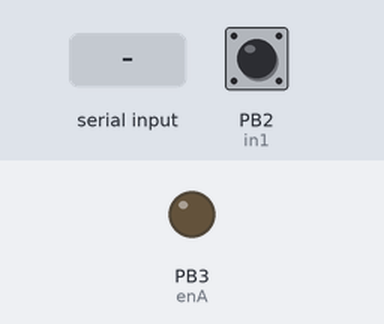
A sketch run on a simulated ATtiny85, built with avr-gcc and run on an emulated ATtiny85. On the bench: output pins drawn as LEDs (lit = HIGH). The inputs (shaded band) are chosen by the test bench; at power-on: PB2 (in1) HIGH. What the sketch prints to the serial monitor is not drawn.

Above: at 1.2 s.
1.3 s: "8\n" received over Serial
At 2.2 s:
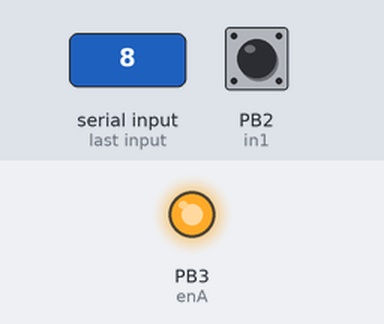
2.8 s: "90 45\n" received over Serial
At 3.8 s:
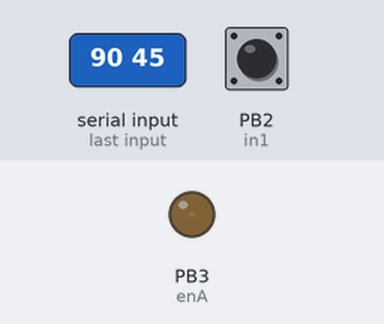
4.3 s: "4\n" received over Serial
At 5.5 s:
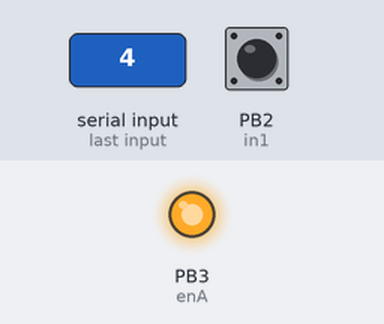
5.8 s: "30 150\n" received over Serial
At 6.4 s:
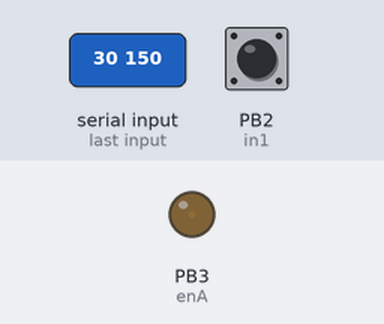
7.3 s: "6\n" received over Serial
At 8.0 s:
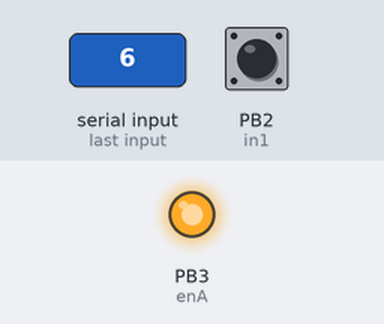
Timing chart, 0 to 10.3 s (numbered marks = the images above; inputs shaded):
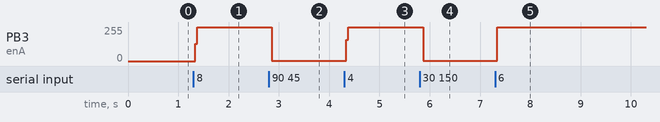

Measured:
- after the input at 1.3 s, PB3 (enA): 0/255 → 255/255 at once
- after the input at 2.8 s, PB3 (enA): 255/255 → 1/255 after 0.06 s
- after the input at 4.3 s, PB3 (enA): 1/255 → 255/255 at once
- after the input at 5.8 s, PB3 (enA): 255/255 → 1/255 after 0.07 s
- after the input at 7.3 s, PB3 (enA): 1/255 → 255/255 after 0.05 s

The sketch:

TEST_DK_VAN_TOC_PID_2BANH_DUNG_KEY02.ino
```cpp
//#include <TimerOne.h>
#include "TimerOne.h"

// KHAI BÁO ĐỘNG CƠ 1
#define in1 2             // Chân encoderA
#define in2 4             // Chân encoderB
#define enA 3             // Chân PWM
#define dir1 6            // chân direction 1
#define dir2 7            // chân direction 2

// KHAI BAO ĐONG CO 2
#define in3 19
#define in4 17
#define enB 18
#define dir3 8
#define dir4 9


double T, xung;
double tocdo, Tocdodat;
double E, E1, E2;
double alpha, beta, gamma, Kp, Ki, Kd;
double Output, LastOutput;

double xung2;
double tocdo2, Tocdodat2;
double E20, E21, E22;
double alpha2, beta2, gamma2, Kp2, Ki2, Kd2;
double Output2, LastOutput2;

// KHAI BAO BIEN DIEU KHIEN HUONG TIEN-LUI-TRAI-PHAI == 8-2-4-6
int tt_banh = 0;
int tt_banh2 = 0;

void setup()
{
  pinMode(in1, INPUT_PULLUP);      // Chan ngat
  pinMode(in2, INPUT_PULLUP);      // Chan doc Encoder
  pinMode(enA, OUTPUT);            // Chan PWM
  pinMode(dir1, OUTPUT);            // Chan DIR1
  pinMode(dir2, OUTPUT);            // Chan DIR2

  pinMode(in3, INPUT_PULLUP);      // Chan ngat
  pinMode(in4, INPUT_PULLUP);      // Chan doc Encoder
  pinMode(enB, OUTPUT);            // Chan PWM
  pinMode(dir3, OUTPUT);            // Chan DIR1
  pinMode(dir4, OUTPUT);            // Chan DIR2

  Tocdodat = 50; tocdo = 0;      // max cua GA25-370 130rpm o muc dien ap 11V la 120v/p
  E = 0; E1 = 0; E2 = 0;
  Output = 0; LastOutput = 0;
  // Thong so PID
  T = 0.005;                        // Thoi gian lay mau
  Kp = 9; Kd = 0.01; Ki = 0;

  Tocdodat2 = 50; tocdo2 = 0;      // max cua GA25-370 130rpm o muc dien ap 11V la 120v/p
  E20 = 0; E21 = 0; E22 = 0;
  Output2 = 0; LastOutput2 = 0;

  Kp2 = 9; Kd2 = 0.01; Ki2 = 0;
  Serial.begin(115200);
  attachInterrupt(0, Demxung, FALLING);    // Tra GG de hieu ve ham nay 'attachInterrupt'
  attachInterrupt(4, Demxung2, FALLING);

  Timer1.initialize(5000);                // Khoi tao ham timer ngat sau 5ms
  Timer1.attachInterrupt(PID_controller);
}
void loop()
{
  int i;
  for (i=0; i<10; i++)
    delay(1);
  // IN RA MAN HINH GIA TRI TOC DO CUA 2 DONG CO
  Serial.print("tocdo:  ");
  Serial.print(tocdo);
  Serial.print("   tocdo2:  ");
  Serial.println(tocdo2);
  /////////////////////////////////////PHAN XU LY DOC TIN HIEU DIEU KHIEN TU MONITOR
  int* const ptr_tt_banh = &tt_banh;
  int* const ptr_tt_banh2 = &tt_banh2;
  if (Serial.available() > 0) {
    // DOC TU BAN PHIM GIA TRI CHUOI "4 4", "2 2"
    String input = Serial.readStringUntil('\n');  // Đọc chuỗi đến khi gặp ký tự xuống dòng

    // Tach chuoi thanh 2 phan cach nhau boi dau (space)
    int index = input.indexOf(' ');  // Tim vi tri cua dau cach
    String tocdodat_str = input.substring(0, index);  // Lay chuoi truoc dau cach
    String tocdodat2_str = input.substring(index + 1);  // Lay chuoi sau dau cach

    // Chuyen chuoi thanh so nguyen va gan gia tri cho con tro hang
    // ==> thay doi gia tri vi tri con tro tro den
    *ptr_tt_banh = tocdodat_str.toInt();
    *ptr_tt_banh2 = tocdodat2_str.toInt();
  }
}

void Demxung()
{
  if (digitalRead(4) == LOW)
    xung++;
  else
    xung--;
}

void Demxung2()
{
  if (digitalRead(17) == LOW)
    xung2++;
  else
    xung2--;
}

void PID(int tt_banh)
{
  double *p = &Tocdodat;
  tocdo = (abs(xung)/490)*(1/T)*60;          //
  xung = 0;
  E = abs(*p) - tocdo;
  alpha = 2*T*Kp + Ki*T*T + 2*Kd;
  beta = T*T*Ki - 4*Kd - 2*T*Kp;
  gamma = 2*Kd;
  Output = (alpha*E + beta*E1 + gamma*E2 + 2*T*LastOutput)/(2*T);
  LastOutput = Output;
  E2 = E1;
  E1 = E;
  if (Output > 255)
    Output = 255;
  if (Output < 0)
    Output = 0;

  analogWrite(enA, Output);


  if (tt_banh == 8 || tt_banh == 4)
  {
    digitalWrite(dir1, HIGH);
    digitalWrite(dir2, LOW);
  }
  else if (tt_banh == 6 || tt_banh == 2)
  {
    digitalWrite(dir1, LOW);
    digitalWrite(dir2, HIGH);
  }
  else
  {
    analogWrite(enA, 0);
    digitalWrite(dir1, LOW);
    digitalWrite(dir2, LOW);
  }
}


void PID2(int tt_banh2)
{
  double *p2 = &Tocdodat2;
  tocdo2 = (abs(xung2)/490)*(1/T)*60;          // Giai thich ben duoi
  xung2 = 0;
  E20 = abs(*p2) - tocdo2;
  alpha2 = 2*T*Kp2 + Ki2*T*T + 2*Kd2;
  beta2 = T*T*Ki2 - 4*Kd2 - 2*T*Kp2;
  gamma2 = 2*Kd2;
  Output2 = (alpha2*E + beta2*E1 + gamma2*E2 + 2*T*LastOutput2)/(2*T);
  LastOutput2 = Output2;
  E22 = E21;
  E21 = E20;
  if (Output2 > 255)
    Output2 = 255;
  if (Output2 < 0)
    Output2 = 0;

  analogWrite(enB, Output);

  if (tt_banh2 == 8 || tt_banh2 == 6)
  {
    digitalWrite(dir3, LOW);
    digitalWrite(dir4, HIGH);
  }
  else if (tt_banh2 == 2 || tt_banh2 == 4)
  {
    digitalWrite(dir3, HIGH);
    digitalWrite(dir4, LOW);
  }
  else
  {
    analogWrite(enB, 0);
    digitalWrite(dir3, LOW);
    digitalWrite(dir4, LOW);
  }
}

void PID_controller()
{
  int* ptr_tt_banh = &tt_banh;
  int* ptr_tt_banh2 = &tt_banh2;
  PID(*ptr_tt_banh);
  PID2(*ptr_tt_banh2);
}
```
